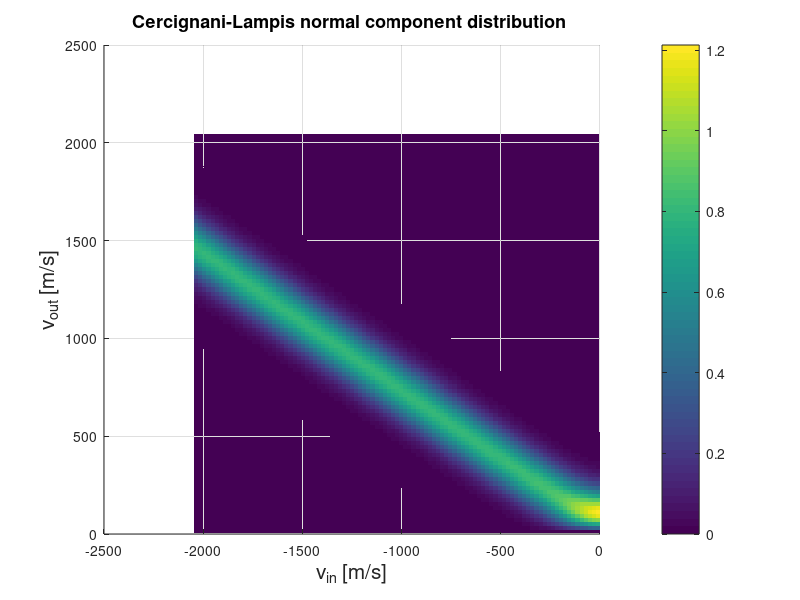

MATLAB code for this plot:
function dsmc_cercignani_lampis_distribution()
    close all;
    k = 1.3806488e-23;
    T = 100;
    m = 6.6e-26;
    factor = sqrt(2*k*T/m);
    alpha_n = 0.5;
    v_in = linspace(-10,0,100);
    v_out = linspace(0,10,100);
    
    [V_IN,V_OUT] = ndgrid(v_in,v_out);
    
    bessel_argument = 2/alpha_n*sqrt(1-alpha_n)*V_IN.*V_OUT;
    
    Z = 2*V_OUT/alpha_n.*exp( -(V_OUT.^2 + (1-alpha_n)*V_IN.^2)/alpha_n).*besseli(0,bessel_argument);
    
    h_surf = surf(factor*V_IN, factor*V_OUT, Z);
    xlabel('v_{in} [m/s]', 'fontsize', 15);
    ylabel('v_{out} [m/s]', 'fontsize', 15);
    zlabel('p(v_{in},v_{out})', 'fontsize', 15);
    title('Cercignani-Lampis normal component distribution ', 'fontsize',13);
    set(h_surf,'LineStyle','none');
    view(2)
    colorbar()
end